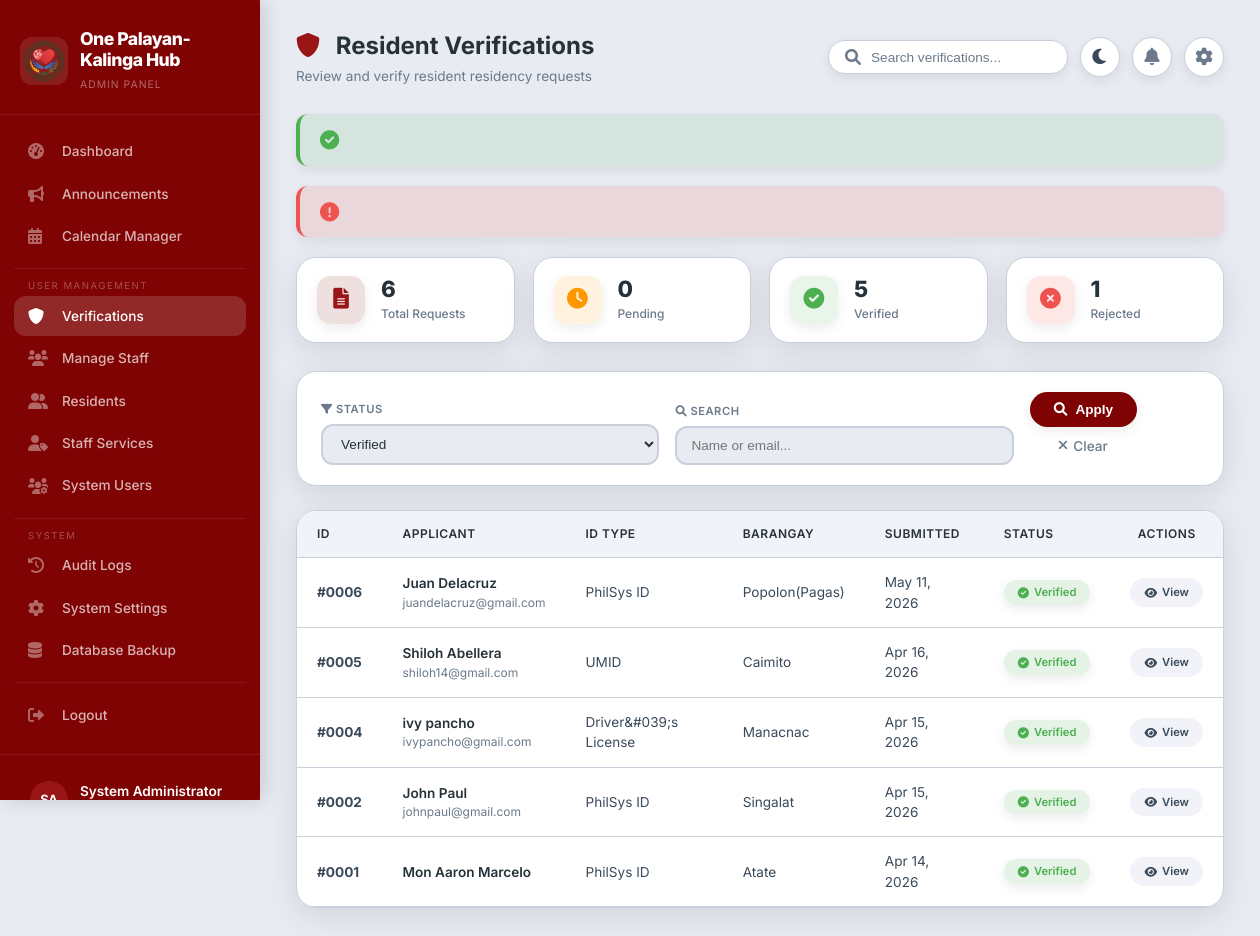
Page /admin/manage-verifications.php?status=verified (signed in) on the earlier database version.
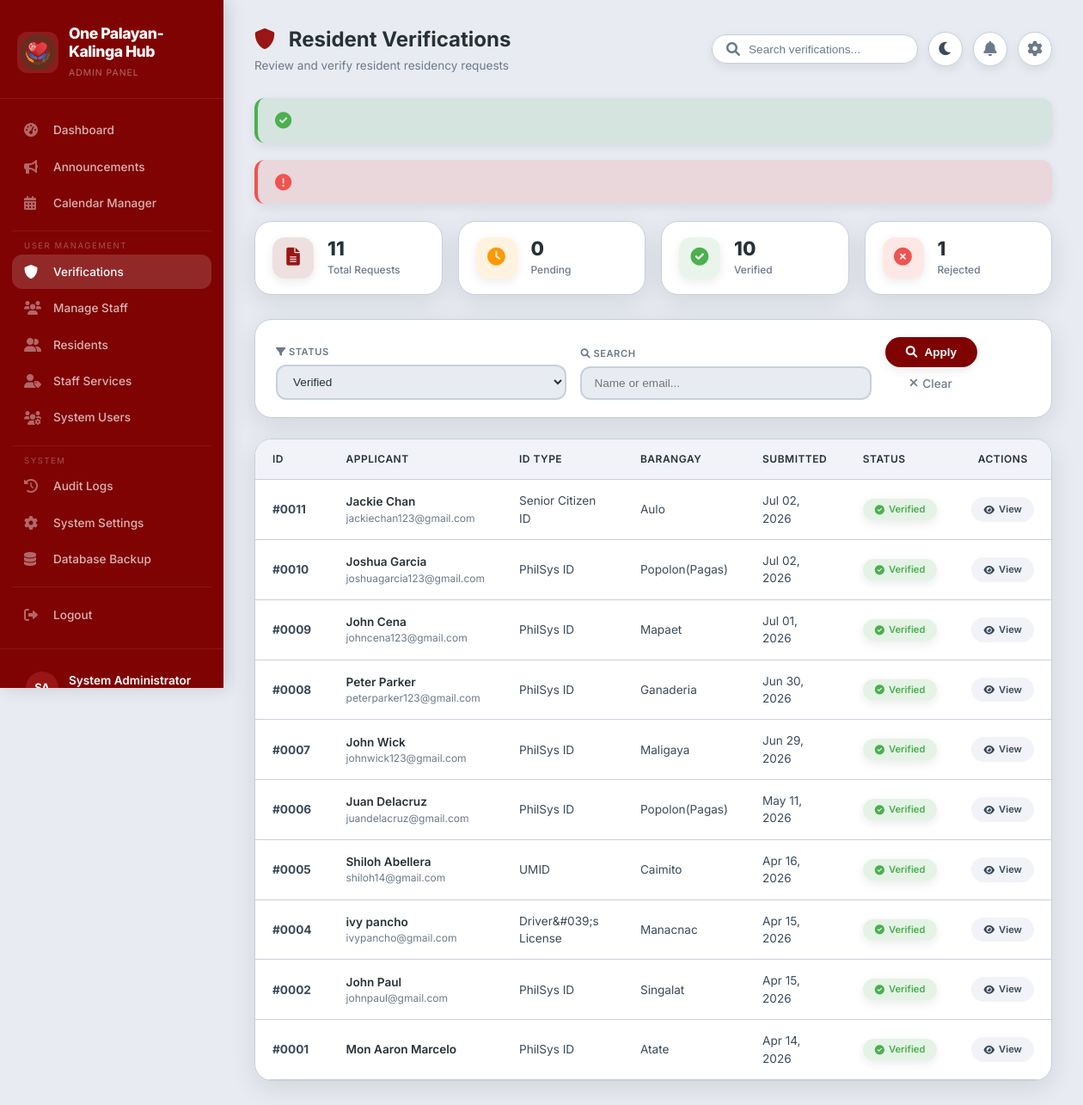
Same page on the later database version.
### tables this page shows
CREATE TABLE `verification_requests` (
  `verification_id` int(11) NOT NULL,
  `user_id` int(11) NOT NULL,
  `status` enum('pending','verified','rejected') DEFAULT 'pending',
  `id_type` varchar(100) NOT NULL,
  `id_number` varchar(100) NOT NULL,
  `id_file_path` varchar(255) NOT NULL,
  `proof_of_residency_path` varchar(255) NOT NULL,
  `barangay_certificate_path` varchar(255) DEFAULT NULL,
  `barangay_name` varchar(100) NOT NULL,
  `complete_address` text NOT NULL,
  `submitted_date` timestamp NOT NULL DEFAULT current_timestamp(),
  `reviewed_by` int(11) DEFAULT NULL,
  `review_date` timestamp NULL DEFAULT NULL,
  `rejection_reason` text DEFAULT NULL,
  `remarks` text DEFAULT NULL
);

CREATE TABLE `users` (
  `user_id` int(11) NOT NULL,
  `username` varchar(50) NOT NULL,
  `password` varchar(255) NOT NULL,
  `email` varchar(100) NOT NULL,
  `first_name` varchar(50) NOT NULL,
  `last_name` varchar(50) NOT NULL,
  `contact_number` varchar(20) DEFAULT NULL,
  `address` text DEFAULT NULL,
  `role` enum('resident','staff','admin') DEFAULT 'resident',
  `status` enum('active','inactive') DEFAULT 'active',
  `created_at` timestamp NOT NULL DEFAULT current_timestamp(),
  `updated_at` timestamp NOT NULL DEFAULT current_timestamp() ON UPDATE current_timestamp(),
  `last_login` datetime DEFAULT NULL,
  `is_active` tinyint(1) NOT NULL DEFAULT 1,
  `profile_picture` varchar(255) DEFAULT NULL,
  `verification_status` enum('pending','verified','rejected') DEFAULT 'pending',
  `verification_date` timestamp NULL DEFAULT NULL,
  `verified_by` int(11) DEFAULT NULL
);

### config/database.php (called while the page is built, shortened)
<?php
function sanitize(string $input): string
{
    return htmlspecialchars(strip_tags(trim($input)), ENT_QUOTES, 'UTF-8');
}

### admin/manage-verifications.php (the view, shortened to what the changed rows need)
<?php
require_once __DIR__ . '/../config/database.php';
$database = new Database();
$db = $database->getConnection();
$status_filter = isset($_GET['status']) ? sanitize($_GET['status']) : 'pending';
$query = "SELECT v.*, u.first_name, u.last_name, u.email, u.contact_number,
          s.first_name as staff_first_name, s.last_name as staff_last_name
          FROM verification_requests v
          JOIN users u ON v.user_id = u.user_id
          LEFT JOIN staff s ON v.reviewed_by = s.user_id
          WHERE 1=1";
$params = [];
if ($status_filter != 'all') {
    $query .= " AND v.status = :status";
    $params[':status'] = $status_filter;
}
$query .= " ORDER BY v.submitted_date DESC";
$stmt = $db->prepare($query);
foreach ($params as $key => $value) {
    $stmt->bindValue($key, $value);
}
$stmt->execute();
$stats_query = "SELECT
    COUNT(*) as total,
    SUM(CASE WHEN status = 'pending' THEN 1 ELSE 0 END) as pending,
    SUM(CASE WHEN status = 'verified' THEN 1 ELSE 0 END) as verified,
    SUM(CASE WHEN status = 'rejected' THEN 1 ELSE 0 END) as rejected
    FROM verification_requests";
$stats = $db->query($stats_query)->fetch(PDO::FETCH_ASSOC);
$dark_mode = isset($_COOKIE['dark_mode']) && $_COOKIE['dark_mode'] === 'enabled';
?>
<!DOCTYPE html>
<html lang="en" data-theme="<?php echo $dark_mode ? 'dark' : 'light'; ?>">
<head>
    <link rel="stylesheet" href="https://cdnjs.cloudflare.com/ajax/libs/font-awesome/6.0.0/css/all.min.css">
</head>
<body>
<div class="app-container">
    <div class="sidebar">
        <div class="sidebar-header">
            <div class="logo-wrapper">
                <div class="logo-text">
                    <h2>One Palayan-Kalinga Hub</h2>
                </div>
            </div>
        </div>
    </div>
    <div class="main-content">
        <div class="top-bar">
            <div class="page-title">
                <h1><i class="fas fa-shield-alt" style="color: var(--maroon-light); margin-right: 10px;"></i> Resident Verifications</h1>
            </div>
        </div>
        <div class="stats-grid">
            <div class="stat-card" onclick="window.location.href='manage-verifications.php?status=all'">
                <div class="stat-info">
                    <h3><?php echo number_format($stats['total'] ?? 0); ?></h3>
                    <p>Total Requests</p>
                </div>
            </div>
            <div class="stat-card" onclick="window.location.href='manage-verifications.php?status=verified'">
                <div class="stat-info">
                    <h3><?php echo number_format($stats['verified'] ?? 0); ?></h3>
                    <p>Verified</p>
                </div>
            </div>
        </div>
        <div class="table-container">
            <table class="requests-table">
                <thead>
                    <tr>
                        <th>ID</th>
                        <th>Applicant</th>
                        <th>ID Type</th>
                        <th>Barangay</th>
                        <th>Submitted</th>
                        <th>Status</th>
                        <th style="text-align: center;">Actions</th>
                    </tr>
                </thead>
                <tbody>
                    <?php if($stmt->rowCount() > 0): ?>
                        <?php while($row = $stmt->fetch(PDO::FETCH_ASSOC)): ?>
                        <tr>
                            <td><strong>#<?php echo str_pad($row['verification_id'], 4, '0', STR_PAD_LEFT); ?></strong></td>
                            <td>
                                <div class="user-cell">
                                    <span class="name"><?php echo htmlspecialchars($row['first_name'] . ' ' . $row['last_name']); ?></span>
                                    <span class="email"><?php echo htmlspecialchars($row['email']); ?></span>
                                </div>
                            </td>
                            <td><?php echo htmlspecialchars($row['id_type']); ?></td>
                            <td><?php echo htmlspecialchars($row['barangay_name']); ?></td>
                            <td><?php echo date('M d, Y', strtotime($row['submitted_date'])); ?></td>
                            <td>
                                <span class="status-badge <?php echo $row['status']; ?>">
                                    <i class="fas fa-<?php
                                        echo $row['status'] == 'pending' ? 'clock' :
                                            ($row['status'] == 'verified' ? 'check-circle' : 'times-circle');
                                    ?>"></i>
                                    <?php echo ucfirst($row['status']); ?>
                                </span>
                            </td>
                            <td style="text-align: center;">
                                <div class="action-group" style="justify-content: center;">
                                    <a href="view-verification.php?id=<?php echo $row['verification_id']; ?>" class="btn-view">
                                        <i class="fas fa-eye"></i> View
                                    </a>
                                </div>
                            </td>
                        </tr>
                        <?php endwhile; ?>
                    <?php endif; ?>
                </tbody>
            </table>
        </div>
    </div>
</div>
</body>
</html>

Differences in the rows shown:
added verification_requests: verification_id "0011", user.last_name "Jackie Chan", user.email "jackiechan123@gmail.com", id_type "Senior Citizen ID", barangay_name "Aulo", submitted_date "Jul 02, 2026", status "Verified"
added verification_requests: verification_id "0010", user.last_name "Joshua Garcia", user.email "joshuagarcia123@gmail.com", id_type "PhilSys ID", barangay_name "Popolon(Pagas)", submitted_date "Jul 02, 2026", status "Verified"
added verification_requests: verification_id "0009", user.last_name "John Cena", user.email "johncena123@gmail.com", id_type "PhilSys ID", barangay_name "Mapaet", submitted_date "Jul 01, 2026", status "Verified"
added verification_requests: verification_id "0008", user.last_name "Peter Parker", user.email "peterparker123@gmail.com", id_type "PhilSys ID", barangay_name "Ganaderia", submitted_date "Jun 30, 2026", status "Verified"
added verification_requests: verification_id "0007", user.last_name "John Wick", user.email "johnwick123@gmail.com", id_type "PhilSys ID", barangay_name "Maligaya", submitted_date "Jun 29, 2026", status "Verified"
Other differences:
$stats['total']: "6" → "11"
$stats['verified']: "5" → "10"
